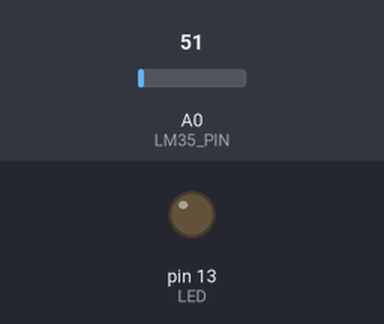
Bench run of a sketch on a simulated Arduino Uno, built with avr-gcc and run on an emulated ATmega328P. On the bench: output pins drawn as LEDs (lit = HIGH). The test bench sets the inputs (shaded band); at power-on: A0 (LM35_PIN) = 51.

Above: at 0.01 s.
At 1.2 s:
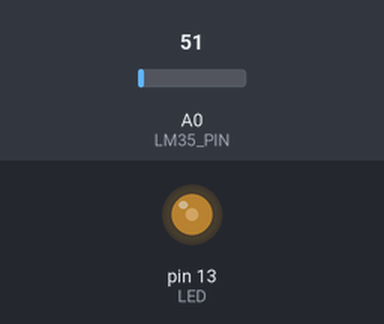
1.3 s: A0 (LM35_PIN) set to 71
At 2.1 s:
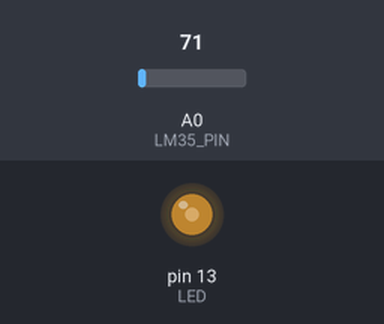
Timing chart, 0 to 4.3 s (numbered marks = the images above; inputs shaded):
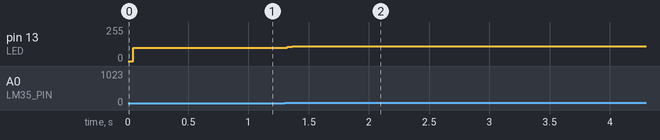

The sketch:

task.ino
```cpp
#include <Arduino.h>
#define LM35_PIN A0
#define LED 13
int temperature = 0;

void setup()
{
  pinMode(LM35_PIN, INPUT);
  pinMode(LED, OUTPUT);
}

void loop()
{
  // read the value from the sensor
  temperature=readTemperature();
  if(temperature<30)
  {
    //blinking LED with 250ms delay
    digitalWrite(LED, HIGH);
    delay_ms(250);
    digitalWrite(LED, LOW);
    delay_ms(250);
  }
  else if(temperature>30)
  {
    //blinking LED with 500ms delay
    digitalWrite(LED, HIGH);
    delay_ms(500);
    digitalWrite(LED, LOW);
    delay_ms(500);
  }
}
int readTemperature()
{
  // Read analog value from LM35 sensor
  int sensorValue = analogRead(LM35_PIN);

  // Convert analog value to temperature in Celsius
  float temperatureC = (sensorValue * 5.0) / 1024.0 * 100.0;

  // Return temperature in Celsius
  return (int)temperatureC;
}
void delay_ms(unsigned int ms)
{
  TCCR1A = 0; // Clear Timer1 control register A
  TCCR1B = 0; // Clear Timer1 control register B

  // Set Timer1 prescaler to 64
  TCCR1B |= (1 << CS11) | (1 << CS10); // Clock/64

  // Set initial value for Timer1
  TCNT1 = 0;
  //compare value:(ms*16000)/(64*1000)=625
  TCNT1 = 65535 - (ms/4);
  while((TIFR1&(1<<TOV1))==0);
  TIFR1 |= (1<<TOV1);
  TCNT1 = 0; //set timer1 counter to 0
}
```

Measured:
- after the input at 1.3 s, pin 13 (LED): 99/255 → 112/255 at once
